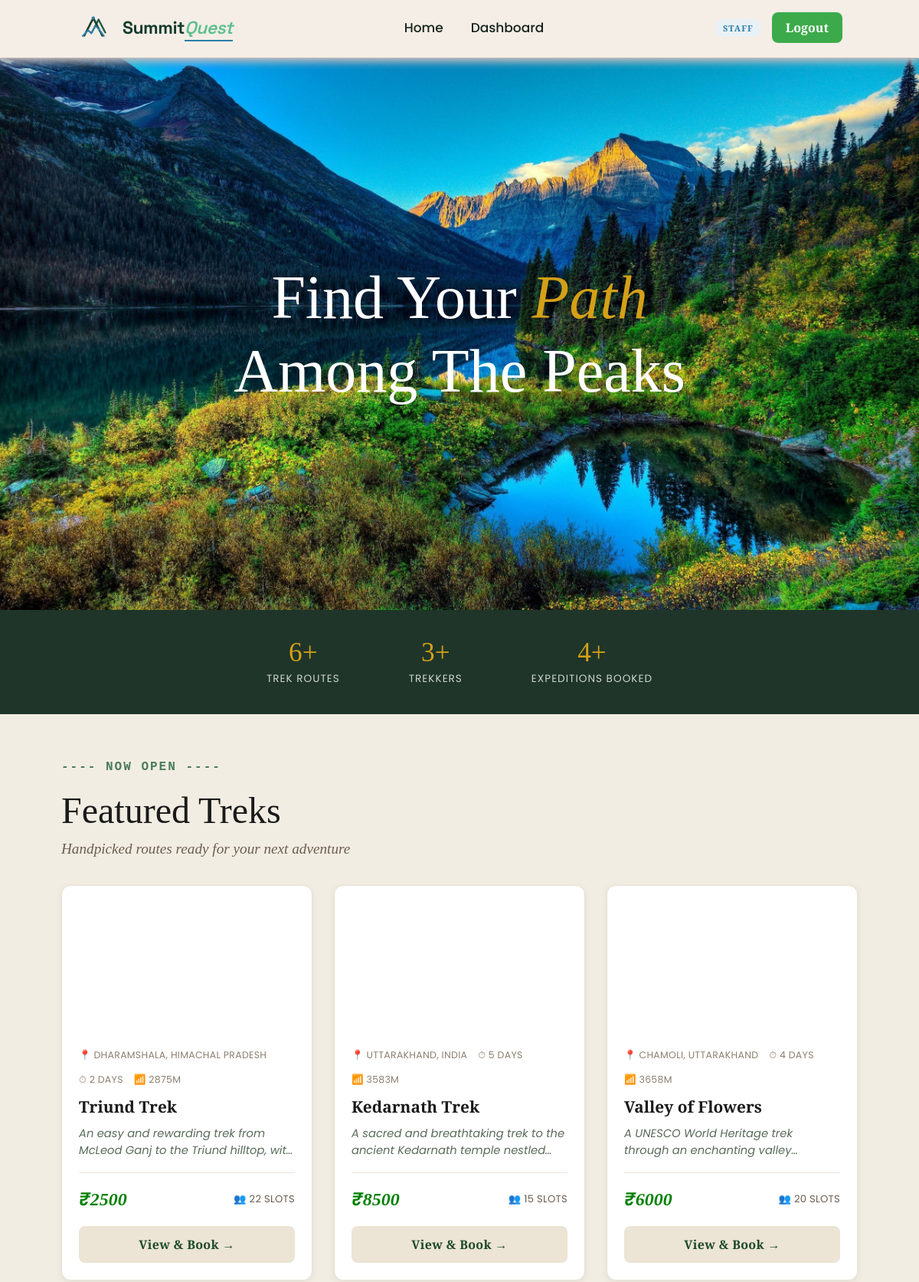
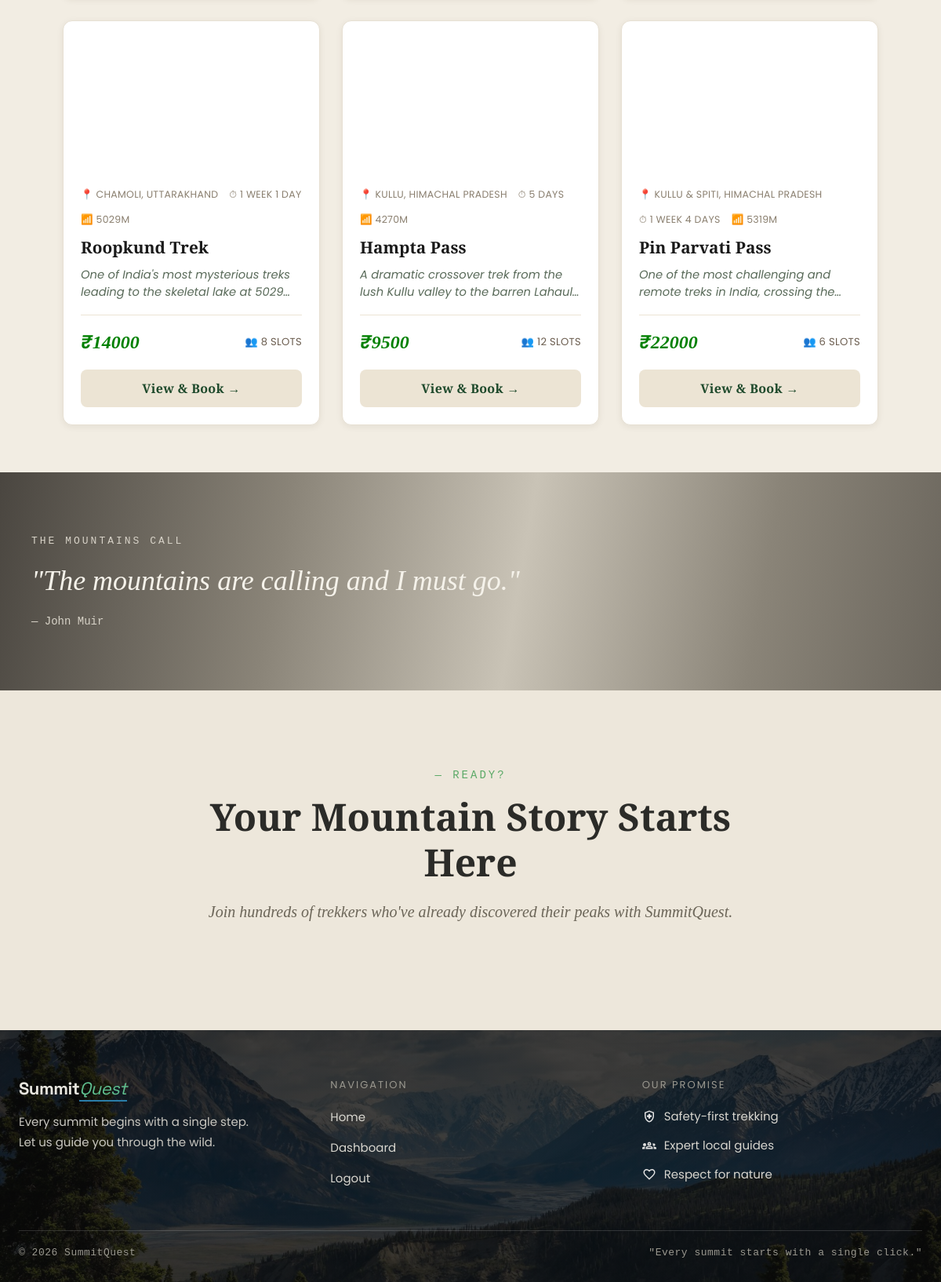
The app's page / (signed in) with its own data (2 pictures, top to bottom).
### app/models.py (models this page shows, shortened)
class Treks(db.Model):
    __tablename__ = "trek"
    id = db.Column(db.Integer, primary_key = True)
    name = db.Column(db.String(256), nullable= False, index = True)
    location = db.Column(db.String(50), nullable= False, index = True)
    difficulty= db.Column(db.String(50), nullable = False, index = True)
    status = db.Column(db.String(50), nullable = False, default = "Pending")
    duration =  db.Column(db.Integer, nullable= False)
    starting_date = db.Column(db.Date, nullable= False)
    ending_date = db.Column(db.Date, nullable= False)
    is_blocked = db.Column(db.String(50),nullable = False,default = False)
    created_at = db.Column(db.DateTime, default=datetime.utcnow, nullable=False)
    capacity = db.Column(db.Integer, default = 10)
    available = db.Column(db.Integer, default = 10)
    description = db.Column(db.Text)
    updated_at = db.Column(db.DateTime, default=datetime.utcnow, onupdate=datetime.utcnow, nullable=False)
    price = db.Column(db.Float, default=0)
    altitude = db.Column(db.String(50), nullable=True)
    image_url = db.Column(db.String(500), nullable=True)
    highlights = db.Column(db.Text, nullable=True)
    requirements = db.Column(db.Text, nullable=True)
    assigned_staff_id = db.Column(db.Integer,db.ForeignKey("user.id"),nullable = True)
    bookings = db.relationship(
    "Bookings",
    backref="trek",
    cascade="all, delete-orphan")

### app/routes.py (the view)
@visit.route("/")
def home():
    open_treks = (
        Treks.query.filter(Treks.status.in_(["Approved", "Open"]))
        .order_by(Treks.starting_date)
        .limit(6)
        .all()
    )
    stats = {
        "treks": Treks.query.count(),
        "users": User.query.filter_by(role="trekker").count(),
        "bookings": Bookings.query.count(),
    }
    return render_template("index.html", open_treks=open_treks, stats=stats)

### app/utils.py (called while the page is built)
def current_user():
    if 'user_id' not in session:
        return AnonUser()
    return SessionUser(session)

def format_duration(days):
    if not days or days < 1:
        return '—'
    weeks, remainder = divmod(int(days), 7)
    parts = []
    if weeks:
        parts.append(f"{weeks} Week{'s' if weeks > 1 else ''}")
    if remainder:
        parts.append(f"{remainder} Day{'s' if remainder > 1 else ''}")
    return ' '.join(parts) if parts else f"{days} Day{'s' if days != 1 else ''}"

### templates/index.html (shortened to what this page needs)
{% extends "base.html"%}
{% block extra_css%}
<link rel="stylesheet" href="{{ url_for('static', filename='css/for_index.css') }}">
{% endblock %}
{% block content %}
<div class="hero">
    <h1 class="hero-title">
        Find Your <span class="accent">Path</span> Among The Peaks
    </h1>
</div>
<section class="stats-strip">
    <div class="stat-item">
        <div class="stat-number">{{ stats.treks }}+</div>
        <div class="stat-label">Trek Routes</div>
    </div>
    <div class="stat-item">
        <div class="stat-number">{{ stats.users }}+</div>
        <div class="stat-label">Trekkers</div>
    </div>
    <div class="stat-item">
        <div class="stat-number">{{ stats.bookings }}+</div>
        <div class="stat-label">Expeditions Booked</div>
    </div>
</section>
<section class="featured-section" id="treks_redirect">
    <div class="open">
        <span class="open-text">---- NOW OPEN ----</span>
    </div>
    <h2 class="section-title">Featured Treks</h2>
    <p class="section-subtitle">Handpicked routes ready for your next adventure</p>
    {% if open_treks %}
    <div class="trek-grid">
        {% for trek in open_treks %}
        <div class="trek-card">
            <div class="trek-card-img" {% if trek.image_url %}style="background-image:url('{{ trek.image_url }}')"{% endif %}></div>
            <div class="trek-card-body">
                <div class="trek-card-icons">
                    <span>📍 {{ trek.location }}</span>
                    <span>⏱ {{ format_duration(trek.duration) }}</span>
                    {% if trek.altitude %}<span>📶 {{ trek.altitude }}</span>{% endif %}
                </div>
                <h3>{{ trek.name }}</h3>
                <p class="trek-card-desc">{{ trek.description[:110] }}{% if trek.description|length > 110 %}…{% endif %}</p>
                <div class="trek-card-divider"></div>
                <div class="trek-card-footer">
                    <span class="trek-card-price">₹{{ "%.0f"|format(trek.price) }}</span>
                    <span class="trek-card-slots">👥 {{ trek.available }} slots</span>
                </div>
                <a href="{{ url_for('visit.trek_detail', trek_id=trek.id) }}" class="trek-card-cta">View &amp; Book →</a>
            </div>
        </div>
        {% endfor %}
    </div>
    {% else %}
    <p class="muted">No open treks right now — check back soon!</p>
    {% endif %}
</section>
<section class="quote">
    <div class="quote_container">
        <p class="quote_label">The Mountains Call</p>
        <p class="quote_text">"The mountains are calling and I must go."</p>
        <p class="quote_author">— John Muir</p>
    </div>
</section>
<section class="redirect">
    <div class="redirect_container">
        <p class="redirect_label">— Ready?</p>
        <h2 class="redirect_title">Your Mountain Story Starts Here</h2>
        <p class="redirect_subtitle">Join hundreds of trekkers who've already discovered their peaks with SummitQuest.</p>
    </div>
</section>
{% endblock %}

### static/css/style.css (style rules this page uses)
* { margin: 0; padding: 0; box-sizing: border-box; }
html { scroll-behavior: smooth; }
body { font-family: 'Playfair Display', 'Poppins', sans-serif; background-color: #f5f0e8; color: #16231C; }
a { color: inherit; }

### static/css/for_index.css (style rules this page uses)
.hero { background-image: url(../assets/front.jpg); width: auto; height: 90vh; background-size: cover; background-position: center; background-repeat: no-repeat; margin-top: 76px; position: relative; display: flex; flex-direction: column; align-items: center; justify-content: center; text-align: center; }
.hero-title { font-family: 'Playfair Display', Georgia, serif; font-size: 5rem; font-weight: 500; color: #ffffff; line-height: 1.2; max-width: 700px; margin: 0; padding: 0 20px; }
.accent { color: #d4a017; font-style: italic; font-weight: 400; }
.featured-section { background-color: #f2ede3; padding: 60px 80px; }
.open { display: flex; align-items: center; gap: 10px; margin-bottom: 20px; }
.open-text { font-family: 'Courier New', monospace; font-size: 1rem; font-weight: 600; letter-spacing: 2px; color: #4a7c59; }
.section-title { font-family: 'Playfair Display', Georgia, serif; font-size: 3rem; font-weight: 500; color: #1a1a1a; margin: 0 0 12px 0; }
.section-subtitle { font-family: 'Playfair Display', Georgia, serif; font-style: italic; font-size: 1.2rem; color: #6b5d4f; margin: 0; }
.stats-strip { display: flex; justify-content: center; gap: 90px; padding: 36px 20px; background: #1f3529; }
.stat-number { font-family: 'Playfair Display', Georgia, serif; font-size: 2.2rem; color: #d4a017; text-align: center; }
.stat-label { font-size: 0.85rem; letter-spacing: 1px; text-transform: uppercase; color: #cfd6cf; text-align: center; margin-top: 4px; }
.trek-grid { display: grid; grid-template-columns: repeat(3, 1fr); gap: 28px; margin-top: 36px; }
.trek-card { background: #fff; border-radius: 12px; overflow: hidden; border: 1px solid #e7e0d3; display: flex; flex-direction: column; transition: transform 0.35s ease, box-shadow 0.35s ease; box-shadow: 0 2px 8px rgba(60, 50, 30, 0.08); }
.trek-card-img { height: 190px; background: linear-gradient(135deg, #2f5d3a, #143C2D); background-size: cover; background-position: center; position: relative; }
.trek-card-body { padding: 22px; display: flex; flex-direction: column; flex: 1; }
.trek-card-icons { display: flex; flex-wrap: wrap; gap: 14px; font-size: 0.78rem; letter-spacing: 0.3px; text-transform: uppercase; color: #8a7f6f; margin-bottom: 12px; }
.trek-card-body h3 { font-family: 'Playfair Display', Georgia, serif; font-size: 1.3rem; color: #1a1a1a; margin-bottom: 10px; }
.trek-card-desc { font-style: italic; font-size: 0.92rem; line-height: 1.5; color: #5a6b5a; margin-bottom: 18px; display: -webkit-box; -webkit-line-clamp: 2; -webkit-box-orient: vertical; overflow: hidden; }
.trek-card-divider { border-top: 1px solid #ece4d4; margin-bottom: 16px; }
.trek-card-footer { display: flex; justify-content: space-between; align-items: center; margin-bottom: 18px; }
.trek-card-price { font-family: 'Times New Roman','Poppins','Playfair Display', Georgia, serif; font-style: italic; font-size: 1.5rem; font-weight: 600; color: green; }
.trek-card-slots { font-size: 0.82rem; color: #6b5d4f; text-transform: uppercase; letter-spacing: 0.3px; }
.trek-card-cta { display: block; margin-top: auto; text-align: center; text-decoration: none; background: #ece4d4; color: #1f4a2c; font-weight: 600; letter-spacing: 0.3px; padding: 13px; border-radius: 8px; transition: all 0.35s ease; }

### records on screen
Treks: location "DHARAMSHALA, HIMACHAL PRADESH", duration "2 DAYS", altitude "2875M", name "Triund Trek", description "An easy and rewarding trek from McLeod Ganj to the Triund hilltop,…", price "2500", available "22"
Treks: location "UTTARAKHAND, INDIA", duration "5 DAYS", altitude "3583M", name "Kedarnath Trek", description "A sacred and breathtaking trek to the ancient Kedarnath temple…", price "8500", available "15"
Treks: location "CHAMOLI, UTTARAKHAND", duration "4 DAYS", altitude "3658M", name "Valley of Flowers", description "A UNESCO World Heritage trek through an enchanting…", price "6000", available "20"
Treks: location "CHAMOLI, UTTARAKHAND", duration "1 WEEK 1 DAY", altitude "5029M", name "Roopkund Trek", description "One of India's most mysterious treks leading to the skeletal lake at…", price "14000", available "8"
Treks: location "KULLU, HIMACHAL PRADESH", duration "5 DAYS", altitude "4270M", name "Hampta Pass", description "A dramatic crossover trek from the lush Kullu valley to the barren…", price "9500", available "12"
Treks: location "KULLU & SPITI, HIMACHAL PRADESH", duration "1 WEEK 4 DAYS", altitude "5319M", name "Pin Parvati Pass", description "One of the most challenging and remote treks in India, crossing…", price "22000", available "6"

### other values on screen
{{ current_user.role }} "STAFF"
{{ stats.treks }} "6"
{{ stats.users }} "3"
{{ stats.bookings }} "4"
